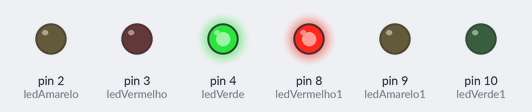
Simulated run of this sketch. Board: Arduino Uno, built with avr-gcc and run on an emulated ATmega328P. On the bench: output pins drawn as LEDs (lit = HIGH).

Above: at 3.0 s.
At 4.2 s:
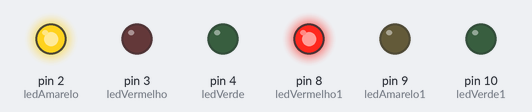
At 6.0 s:
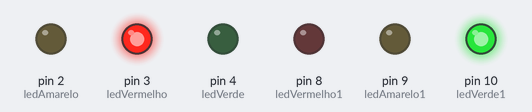
At 7.2 s:
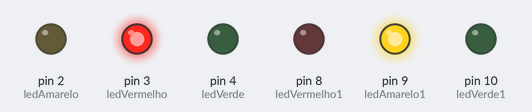
At 7.7 s:
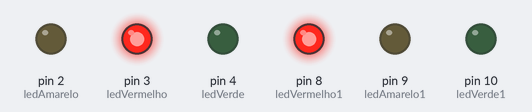
Timing chart, 0 to 9.8 s (numbered marks = the images above):
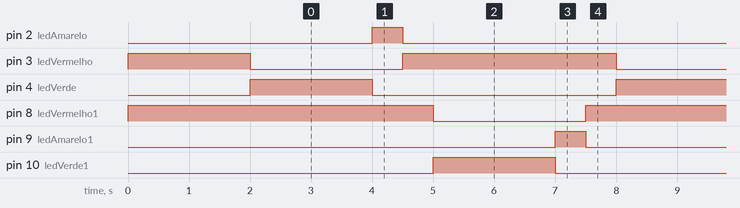

The sketch:

semafaro.ino
```cpp
int ledVerde = 4;
int ledAmarelo = 2;
int ledVermelho = 3;
int ledVerde1 = 10;
int ledAmarelo1 = 9;
int ledVermelho1 = 8;

void setup() {
  // Configuracao dos pinos
  pinMode(ledVerde, OUTPUT);
  pinMode(ledAmarelo, OUTPUT);
  pinMode(ledVermelho, OUTPUT);
  pinMode(ledVerde1, OUTPUT);
  pinMode(ledAmarelo1, OUTPUT);
  pinMode(ledVermelho1, OUTPUT);
  digitalWrite(ledVermelho, HIGH);
  digitalWrite(ledVermelho1, HIGH);
  delay(2000);
}

void loop() {
  digitalWrite(ledVerde, HIGH);
  digitalWrite(ledVermelho, LOW);
  delay(2000);
  digitalWrite(ledAmarelo, HIGH);
  digitalWrite(ledVerde, LOW);
  delay(500);
  digitalWrite(ledVermelho, HIGH);
  digitalWrite(ledAmarelo, LOW);
  delay(500);
  digitalWrite(ledVermelho1, LOW);
  digitalWrite(ledVerde1, HIGH);
  delay(2000);
  digitalWrite(ledVerde1, LOW);
  digitalWrite(ledAmarelo1, HIGH);
  delay(500);
  digitalWrite(ledVermelho1, HIGH);
  digitalWrite(ledAmarelo1, LOW);
  delay(500);


}
```

Measured:
- by itself, pin 2 (ledAmarelo), pin 9 (ledAmarelo1): alternates HIGH for 0.50 s and LOW for 5.5 s
- by itself, pin 3 (ledVermelho), pin 8 (ledVermelho1): alternates HIGH for 3.5 s and LOW for 2.5 s
- by itself, pin 4 (ledVerde), pin 10 (ledVerde1): alternates HIGH for 2.0 s and LOW for 4.0 s
